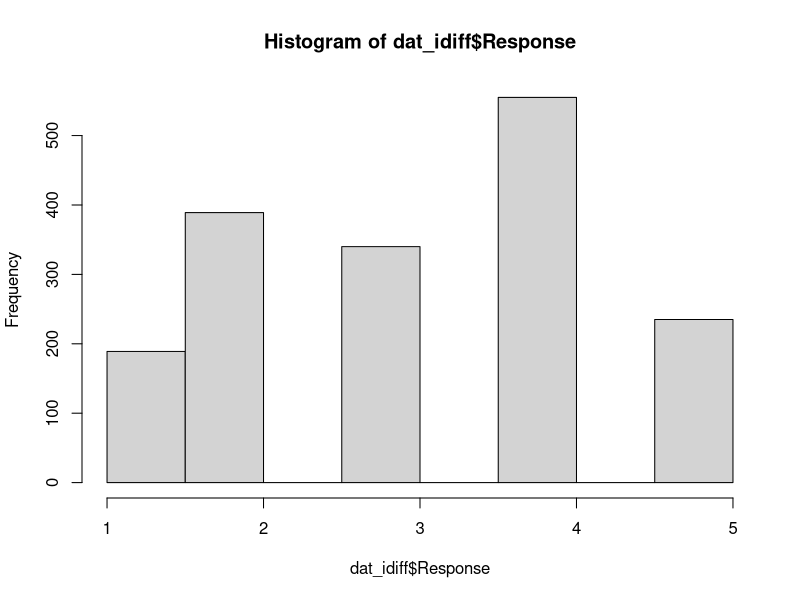
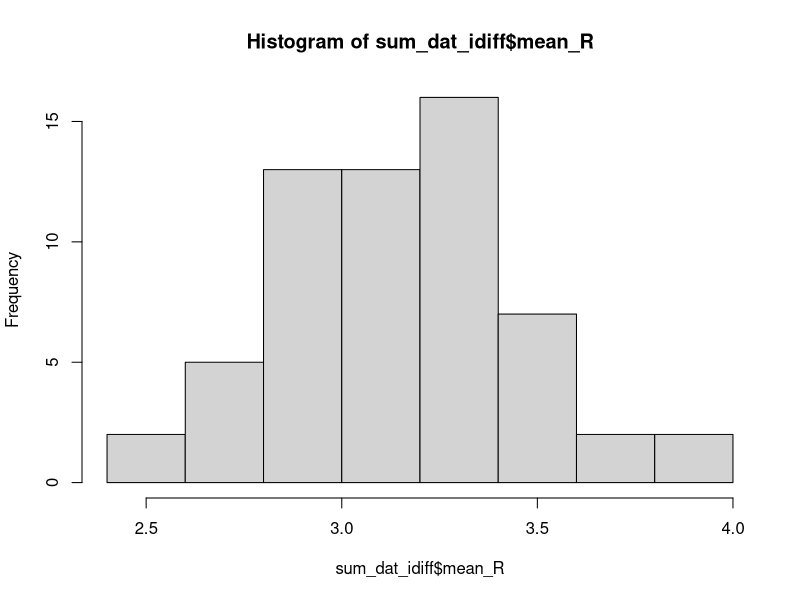

Write the R code that produced these figures, in order. (Note: this script raises an error after producing the figures.)

library(tidyverse)
library(lme4)
dat_liking <- read_csv('bi_dat_by_group.csv')
dat_questions <- read_csv('dat_IDiff.csv')

# Idiff data ----

# Select only needed data
dat_idiff <- dat_questions %>%
  filter(grepl('IRI', Question_Key)) %>%
  filter(!grepl('quantised', Question_Key))

# Check NAs 
dat_idiff %>%
  filter(!is.na(Response))
# na.omit() ? remove everything 

# Histogram of raw scores
hist(dat_idiff$Response)

# Get mean per participant 
sum_dat_idiff <- dat_idiff %>%
  rename('id' = 'Participant_Public_ID') %>%
  group_by(id) %>%
  summarise(mean_R = mean(Response, na.omit = FALSE))

hist(sum_dat_idiff$mean_R)


# Liking data ----

# count number of responses per participant? 
# have a look at hist of the raw data
# NAs ?
# Do we need characters to be numeric? (Types of the data)

dat_liking_sorted <- dat_liking %>%
  select(-1) %>%
  distinct() %>%
  mutate(id_n = as.numeric(as.factor(id))) %>%
  filter(!type == 'control')

# Count your data
cou <- dat_liking2 %>%
  count(id) 

# Get percentage of times motor and choice
dat_sum <- dat_liking_sorted %>%
  group_by(id,type) %>%
  count() %>%
  group_by(id) %>%
  mutate(c_all = sum(n),
         perc = (n/c_all)*100) 
# What percentage of all responses are motor? 
# x of 8 = motor?
# x% * 8 = motor?
# x/100 * 8 = count_motor
# x/100 =  count_motor / 8
# x = (count_motor/8)*100

ggplot(dat_sum, aes(x = type, y = perc)) +
  geom_boxplot() 

ggplot(dat_sum, aes(x = perc, fill = type)) +
  geom_density(alpha = 0.3)

# Diagnostics for t-test
m <- as.vector(subset(dat_sum, type == 'motor', select = perc))
shapiro.test(m$perc)

ch <- as.vector(subset(dat_sum, type == 'choice', select = perc))
shapiro.test(ch$perc)

t.test(data = dat_sum, perc ~ type)

# diagnostics for lm 
mod3 <- lm(data = dat_sum, perc ~ type)
plot(mod3)



# Hypothesis ---------------------
# Is there an influence of Idiff on type of choice (choice/motor)

idiff_and_choices <- full_join(dat_sum, sum_dat_idiff) %>%
  mutate(mean_idiff = mean_R) %>%
  mutate(id_n = as.numeric(as.factor(id)))

summary(lm(data = idiff_and_choices, perc ~ type * mean_idiff + (1|id_n)))

ggplot(idiff_and_choices, aes(x = mean_idiff, y = perc, color = type)) +
  geom_point() +
  geom_smooth(method = 'lm')




# Notes -----------------------------

# How to re-type ID and join with another data frame 
dd <- tibble(id_n = 1:2)

# Separate separator
d <- tibble(id = c('sub_1', 'sub_3', 'sub_3')) %>%
  separate(id, c('del', 'id'), '_')
full_join(d, dd)

# Separate by position
d <- tibble(id = c('sub1', 'sub3', 'sub3', 'sub14')) %>%
  separate(id, c('del', 'id'), 3)
full_join(d, dd)

# when a variable has string, cannot turn to numeric automatically 
# first turn to a factor 
d<- d %>%
  mutate(id_n = as.numeric(as.factor(id))) %<%
  mutate(id = id_n)
full_join(d, dd)



